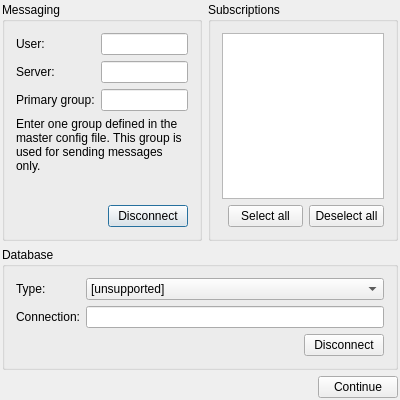
<?xml version="1.0" encoding="UTF-8"?>
<ui version="4.0">
 <class>ConnectionSetup</class>
 <widget class="QDialog" name="ConnectionSetup">
  <property name="geometry">
   <rect>
    <x>0</x>
    <y>0</y>
    <width>400</width>
    <height>400</height>
   </rect>
  </property>
  <property name="windowTitle">
   <string>Setup Connection</string>
  </property>
  <layout class="QGridLayout" name="gridLayout_5">
   <property name="margin">
    <number>2</number>
   </property>
   <item row="0" column="0" colspan="2">
    <layout class="QGridLayout" name="gridLayout">
     <item row="0" column="0">
      <widget class="QGroupBox" name="groupBox">
       <property name="sizePolicy">
        <sizepolicy hsizetype="Expanding" vsizetype="Minimum">
         <horstretch>0</horstretch>
         <verstretch>0</verstretch>
        </sizepolicy>
       </property>
       <property name="title">
        <string>Messaging</string>
       </property>
       <layout class="QGridLayout" name="gridLayout_2">
        <item row="1" column="1">
         <widget class="QPushButton" name="messagingButton">
          <property name="text">
           <string>Disconnect</string>
          </property>
         </widget>
        </item>
        <item row="1" column="0">
         <spacer name="horizontalSpacer_2">
          <property name="orientation">
           <enum>Qt::Horizontal</enum>
          </property>
          <property name="sizeHint" stdset="0">
           <size>
            <width>40</width>
            <height>20</height>
           </size>
          </property>
         </spacer>
        </item>
        <item row="0" column="0" colspan="2">
         <layout class="QFormLayout" name="formLayout">
          <property name="labelAlignment">
           <set>Qt::AlignLeading|Qt::AlignLeft|Qt::AlignVCenter</set>
          </property>
          <item row="0" column="0">
           <widget class="QLabel" name="label_2">
            <property name="text">
             <string>User:</string>
            </property>
           </widget>
          </item>
          <item row="0" column="1">
           <widget class="QLineEdit" name="userLine">
            <property name="sizePolicy">
             <sizepolicy hsizetype="Expanding" vsizetype="Fixed">
              <horstretch>0</horstretch>
              <verstretch>0</verstretch>
             </sizepolicy>
            </property>
           </widget>
          </item>
          <item row="1" column="0">
           <widget class="QLabel" name="label_3">
            <property name="text">
             <string>Server:</string>
            </property>
           </widget>
          </item>
          <item row="1" column="1">
           <widget class="QLineEdit" name="serverLine">
            <property name="sizePolicy">
             <sizepolicy hsizetype="Expanding" vsizetype="Fixed">
              <horstretch>0</horstretch>
              <verstretch>0</verstretch>
             </sizepolicy>
            </property>
           </widget>
          </item>
          <item row="2" column="0">
           <widget class="QLabel" name="label_4">
            <property name="text">
             <string>Primary group:</string>
            </property>
           </widget>
          </item>
          <item row="2" column="1">
           <widget class="QLineEdit" name="primaryGroupLine"/>
          </item>
          <item row="3" column="0" colspan="2">
           <widget class="QLabel" name="label_5">
            <property name="text">
             <string>Enter one group defined in the master config file. This group is used for sending messages only.</string>
            </property>
            <property name="textFormat">
             <enum>Qt::AutoText</enum>
            </property>
            <property name="wordWrap">
             <bool>true</bool>
            </property>
           </widget>
          </item>
         </layout>
        </item>
       </layout>
      </widget>
     </item>
     <item row="0" column="1">
      <widget class="QGroupBox" name="groupBox_3">
       <property name="sizePolicy">
        <sizepolicy hsizetype="Preferred" vsizetype="Preferred">
         <horstretch>0</horstretch>
         <verstretch>0</verstretch>
        </sizepolicy>
       </property>
       <property name="maximumSize">
        <size>
         <width>190</width>
         <height>16777215</height>
        </size>
       </property>
       <property name="title">
        <string>Subscriptions</string>
       </property>
       <layout class="QGridLayout" name="gridLayout_4">
        <item row="0" column="0" colspan="3">
         <widget class="QListWidget" name="subscriptionList">
          <property name="sizePolicy">
           <sizepolicy hsizetype="Preferred" vsizetype="Preferred">
            <horstretch>0</horstretch>
            <verstretch>0</verstretch>
           </sizepolicy>
          </property>
         </widget>
        </item>
        <item row="1" column="0">
         <spacer name="horizontalSpacer_4">
          <property name="orientation">
           <enum>Qt::Horizontal</enum>
          </property>
          <property name="sizeHint" stdset="0">
           <size>
            <width>9</width>
            <height>20</height>
           </size>
          </property>
         </spacer>
        </item>
        <item row="1" column="1">
         <widget class="QPushButton" name="subsSelect">
          <property name="text">
           <string>Select all</string>
          </property>
         </widget>
        </item>
        <item row="1" column="2">
         <widget class="QPushButton" name="subsDeselect">
          <property name="text">
           <string>Deselect all</string>
          </property>
         </widget>
        </item>
       </layout>
      </widget>
     </item>
    </layout>
   </item>
   <item row="1" column="0" colspan="2">
    <widget class="QGroupBox" name="groupBox_2">
     <property name="sizePolicy">
      <sizepolicy hsizetype="Expanding" vsizetype="Minimum">
       <horstretch>0</horstretch>
       <verstretch>0</verstretch>
      </sizepolicy>
     </property>
     <property name="title">
      <string>Database</string>
     </property>
     <layout class="QGridLayout" name="gridLayout_3">
      <item row="0" column="0" colspan="2">
       <layout class="QFormLayout" name="formLayout_2">
        <property name="labelAlignment">
         <set>Qt::AlignLeading|Qt::AlignLeft|Qt::AlignVCenter</set>
        </property>
        <item row="1" column="0">
         <widget class="QLabel" name="label">
          <property name="text">
           <string>Connection:</string>
          </property>
         </widget>
        </item>
        <item row="1" column="1">
         <widget class="QLineEdit" name="connectionLine"/>
        </item>
        <item row="0" column="0">
         <widget class="QLabel" name="label_6">
          <property name="text">
           <string>Type:</string>
          </property>
         </widget>
        </item>
        <item row="0" column="1">
         <widget class="QComboBox" name="dbType">
          <item>
           <property name="text">
            <string>[unsupported]</string>
           </property>
          </item>
         </widget>
        </item>
       </layout>
      </item>
      <item row="1" column="0">
       <spacer name="horizontalSpacer_3">
        <property name="orientation">
         <enum>Qt::Horizontal</enum>
        </property>
        <property name="sizeHint" stdset="0">
         <size>
          <width>233</width>
          <height>20</height>
         </size>
        </property>
       </spacer>
      </item>
      <item row="1" column="1">
       <widget class="QPushButton" name="databaseButton">
        <property name="text">
         <string>Disconnect</string>
        </property>
       </widget>
      </item>
     </layout>
    </widget>
   </item>
   <item row="2" column="0">
    <spacer name="horizontalSpacer">
     <property name="orientation">
      <enum>Qt::Horizontal</enum>
     </property>
     <property name="sizeHint" stdset="0">
      <size>
       <width>358</width>
       <height>20</height>
      </size>
     </property>
    </spacer>
   </item>
   <item row="2" column="1">
    <widget class="QPushButton" name="continueButton">
     <property name="text">
      <string>Continue</string>
     </property>
    </widget>
   </item>
  </layout>
 </widget>
 <layoutdefault spacing="6" margin="11"/>
 <resources/>
 <connections/>
</ui>
